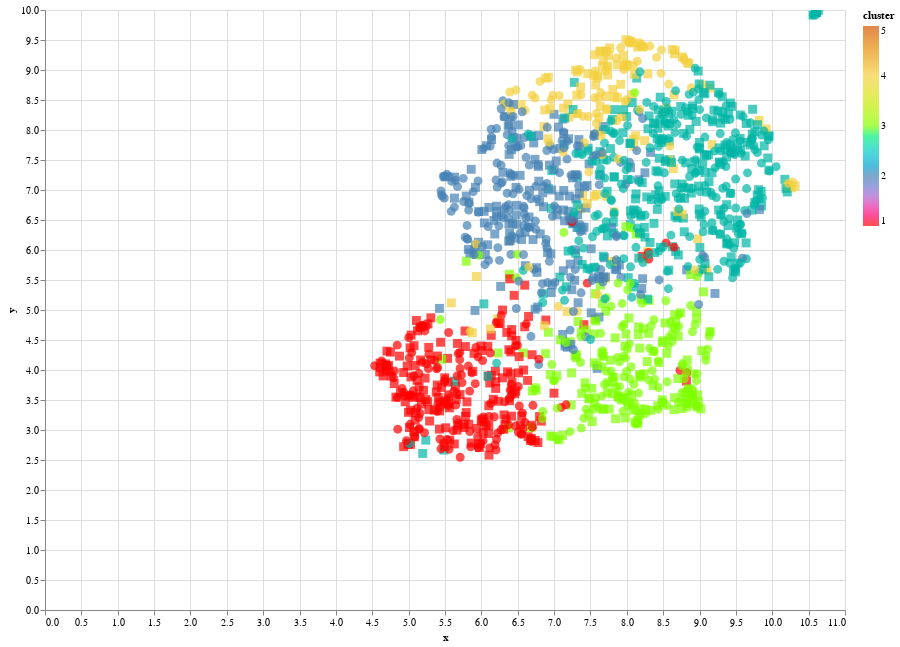

The notebook cell saved with this chart:
### Code cell
alt1_umap=alt.Chart(altplot1_umap).mark_square(size=80).encode(
    x='x',
    y='y',
    color=alt.Color('cluster', scale = alt.Scale(domain = domain, range = range_)),
    tooltip=['labels','cluster', 'colors'],
).properties(
    width=800,
    height=600
).interactive()
alt2_umap=alt.Chart(altplot2_umap).mark_circle(size=80).encode(
    x='x',
    y='y',
    color=alt.Color('cluster', scale = alt.Scale(domain = domain, range = range_)),
    tooltip=['labels','cluster', 'colors'],
).properties(
    width=800,
    height=600
).interactive()
alt1_umap+alt2_umap

### Figure 1 — Vega-Lite specification as saved in the notebook (floating-point values rounded to 4 significant figures; data arrays with more than 128 entries replaced by an {"elided": "..."} marker saying what was removed)
{"config": {"view": {"continuousWidth": 400, "continuousHeight": 300}}, "layer": [{"data": {"name": "data-179e837fb068848deb2986a365dc4b09"}, "mark": {"type": "square", "size": 80}, "encoding": {"color": {"field": "cluster", "scale": {"domain": ["1", "2", "3", "4", "5"], "range": ["red", "steelblue", "chartreuse", "#F4D03F", "#D35400"]}, "type": "quantitative"}, "tooltip": [{"field": "labels", "type": "nominal"}, {"field": "cluster", "type": "quantitative"}, {"field": "colors", "type": "nominal"}], "x": {"field": "x", "type": "quantitative"}, "y": {"field": "y", "type": "quantitative"}}, "height": 600, "selection": {"selector006": {"type": "interval", "bind": "scales", "encodings": ["x", "y"]}}, "width": 800}, {"data": {"name": "data-6b329a520a85cc009b1b983239c8a956"}, "mark": {"type": "circle", "size": 80}, "encoding": {"color": {"field": "cluster", "scale": {"domain": ["1", "2", "3", "4", "5"], "range": ["red", "steelblue", "chartreuse", "#F4D03F", "#D35400"]}, "type": "quantitative"}, "tooltip": [{"field": "labels", "type": "nominal"}, {"field": "cluster", "type": "quantitative"}, {"field": "colors", "type": "nominal"}], "x": {"field": "x", "type": "quantitative"}, "y": {"field": "y", "type": "quantitative"}}, "height": 600, "selection": {"selector007": {"type": "interval", "bind": "scales", "encodings": ["x", "y"]}}, "width": 800}], "$schema": "https://vega.github.io/schema/vega-lite/v4.17.0.json", "datasets": {"data-179e837fb068848deb2986a365dc4b09": {"elided": "779 records"}, "data-6b329a520a85cc009b1b983239c8a956": {"elided": "671 records"}}}
